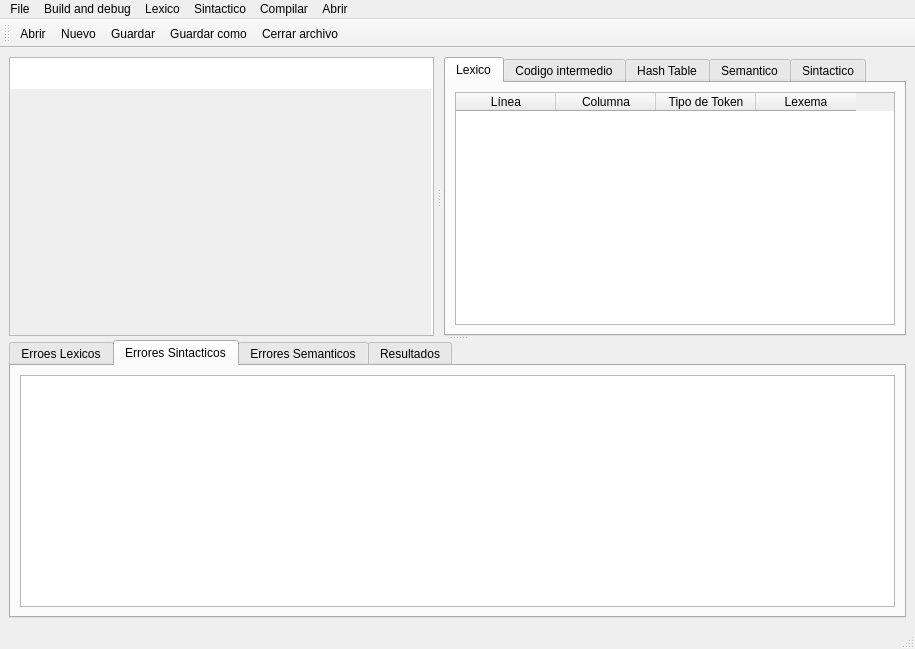
<?xml version="1.0" encoding="UTF-8"?>
<ui version="4.0">
 <class>MainWindow</class>
 <widget class="QMainWindow" name="MainWindow">
  <property name="geometry">
   <rect>
    <x>0</x>
    <y>0</y>
    <width>915</width>
    <height>649</height>
   </rect>
  </property>
  <property name="windowTitle">
   <string>MainWindow</string>
  </property>
  <property name="styleSheet">
   <string notr="true"/>
  </property>
  <widget class="QWidget" name="centralwidget">
   <layout class="QHBoxLayout" name="horizontalLayout">
    <item>
     <widget class="QSplitter" name="splitter_2">
      <property name="orientation">
       <enum>Qt::Vertical</enum>
      </property>
      <widget class="QSplitter" name="splitter">
       <property name="orientation">
        <enum>Qt::Horizontal</enum>
       </property>
       <property name="handleWidth">
        <number>10</number>
       </property>
       <widget class="QPlainTextEdit" name="codigotextoplano">
        <property name="font">
         <font>
          <family>Cascadia Code SemiBold</family>
          <pointsize>12</pointsize>
          <bold>false</bold>
         </font>
        </property>
        <property name="frameShadow">
         <enum>QFrame::Plain</enum>
        </property>
        <property name="lineWrapMode">
         <enum>QPlainTextEdit::NoWrap</enum>
        </property>
        <property name="backgroundVisible">
         <bool>true</bool>
        </property>
       </widget>
       <widget class="QTabWidget" name="LCHSS">
        <property name="currentIndex">
         <number>0</number>
        </property>
        <widget class="QWidget" name="lexico">
         <attribute name="title">
          <string>Lexico</string>
         </attribute>
         <layout class="QHBoxLayout" name="horizontalLayout_2">
          <item>
           <widget class="QTableWidget" name="tablaLexico">
            <column>
             <property name="text">
              <string>Línea</string>
             </property>
            </column>
            <column>
             <property name="text">
              <string>Columna</string>
             </property>
            </column>
            <column>
             <property name="text">
              <string>Tipo de Token</string>
             </property>
            </column>
            <column>
             <property name="text">
              <string>Lexema</string>
             </property>
            </column>
           </widget>
          </item>
         </layout>
        </widget>
        <widget class="QWidget" name="codigo_interm_2">
         <attribute name="title">
          <string>Codigo intermedio</string>
         </attribute>
        </widget>
        <widget class="QWidget" name="hash_table">
         <attribute name="title">
          <string>Hash Table</string>
         </attribute>
        </widget>
        <widget class="QWidget" name="semantico">
         <attribute name="title">
          <string>Semantico</string>
         </attribute>
        </widget>
        <widget class="QWidget" name="Sintactico">
         <attribute name="title">
          <string>Sintactico</string>
         </attribute>
        </widget>
       </widget>
      </widget>
      <widget class="QTabWidget" name="ResultadosErrores">
       <property name="tabPosition">
        <enum>QTabWidget::North</enum>
       </property>
       <property name="currentIndex">
        <number>1</number>
       </property>
       <widget class="QWidget" name="ErroresLexicos">
        <attribute name="title">
         <string>Erroes Lexicos</string>
        </attribute>
        <layout class="QVBoxLayout" name="verticalLayout">
         <item>
          <widget class="QTableWidget" name="tablaErroresLexicos">
           <property name="selectionBehavior">
            <enum>QAbstractItemView::SelectItems</enum>
           </property>
           <column>
            <property name="text">
             <string>Linea</string>
            </property>
           </column>
           <column>
            <property name="text">
             <string>Columna</string>
            </property>
           </column>
           <column>
            <property name="text">
             <string>Lexema</string>
            </property>
           </column>
          </widget>
         </item>
        </layout>
       </widget>
       <widget class="QWidget" name="ErroresSintacticos">
        <attribute name="title">
         <string>Errores Sintacticos</string>
        </attribute>
        <layout class="QHBoxLayout" name="horizontalLayout_3">
         <item>
          <widget class="QTableWidget" name="tablaErroresSintacticos"/>
         </item>
        </layout>
       </widget>
       <widget class="QWidget" name="widget">
        <property name="accessibleName">
         <string>jnjk</string>
        </property>
        <property name="accessibleDescription">
         <string>nbmbm</string>
        </property>
        <attribute name="title">
         <string>Errores Semanticos</string>
        </attribute>
       </widget>
       <widget class="QWidget" name="tab_6">
        <attribute name="title">
         <string>Resultados</string>
        </attribute>
       </widget>
      </widget>
     </widget>
    </item>
   </layout>
  </widget>
  <widget class="QMenuBar" name="menubar">
   <property name="geometry">
    <rect>
     <x>0</x>
     <y>0</y>
     <width>915</width>
     <height>22</height>
    </rect>
   </property>
   <widget class="QMenu" name="menuFile">
    <property name="title">
     <string>File</string>
    </property>
    <addaction name="actionOpen"/>
    <addaction name="actionGuardar"/>
    <addaction name="actionSalir"/>
    <addaction name="actionbvn"/>
    <addaction name="actionGuardar_como"/>
    <addaction name="actionCerrar_archivo_self"/>
   </widget>
   <widget class="QMenu" name="menuBuild_and_debug">
    <property name="title">
     <string>Build and debug</string>
    </property>
   </widget>
   <widget class="QMenu" name="menuLexico">
    <property name="title">
     <string>Lexico</string>
    </property>
   </widget>
   <widget class="QMenu" name="menuSintactico">
    <property name="title">
     <string>Sintactico</string>
    </property>
   </widget>
   <widget class="QMenu" name="menuCompilar">
    <property name="title">
     <string>Compilar</string>
    </property>
    <addaction name="actionAnalisis_lexico"/>
    <addaction name="actionAnalisis_sintactico"/>
    <addaction name="actionAnalisis_Semantico"/>
   </widget>
   <widget class="QMenu" name="menuAbrir">
    <property name="title">
     <string>Abrir</string>
    </property>
   </widget>
   <addaction name="menuFile"/>
   <addaction name="menuBuild_and_debug"/>
   <addaction name="menuLexico"/>
   <addaction name="menuSintactico"/>
   <addaction name="menuCompilar"/>
   <addaction name="menuAbrir"/>
  </widget>
  <widget class="QStatusBar" name="statusbar"/>
  <widget class="QToolBar" name="toolBar">
   <property name="windowTitle">
    <string>toolBar</string>
   </property>
   <attribute name="toolBarArea">
    <enum>TopToolBarArea</enum>
   </attribute>
   <attribute name="toolBarBreak">
    <bool>false</bool>
   </attribute>
   <addaction name="actionOpen"/>
   <addaction name="actionbvn"/>
   <addaction name="actionGuardar"/>
   <addaction name="actionGuardar_como"/>
   <addaction name="actionCerrar_archivo_self"/>
  </widget>
  <action name="actionOpen">
   <property name="icon">
    <iconset resource="recursos.qrc">
     <normaloff>:/ICONO/recursos/icono_Open.png</normaloff>:/ICONO/recursos/icono_Open.png</iconset>
   </property>
   <property name="text">
    <string>Abrir</string>
   </property>
   <property name="shortcut">
    <string>Ctrl+O</string>
   </property>
  </action>
  <action name="actionGuardar">
   <property name="icon">
    <iconset resource="recursos.qrc">
     <normaloff>:/ICONO/recursos/icono_savefile.png</normaloff>:/ICONO/recursos/icono_savefile.png</iconset>
   </property>
   <property name="text">
    <string>Guardar</string>
   </property>
   <property name="shortcut">
    <string>Ctrl+S</string>
   </property>
  </action>
  <action name="actionbvn">
   <property name="icon">
    <iconset resource="recursos.qrc">
     <normaloff>:/ICONO/recursos/icono_newfile.png</normaloff>:/ICONO/recursos/icono_newfile.png</iconset>
   </property>
   <property name="text">
    <string>Nuevo</string>
   </property>
   <property name="shortcut">
    <string>Ctrl+N</string>
   </property>
  </action>
  <action name="actionGuardar_como">
   <property name="icon">
    <iconset resource="recursos.qrc">
     <normaloff>:/ICONO/recursos/icono_saveAs.png</normaloff>:/ICONO/recursos/icono_saveAs.png</iconset>
   </property>
   <property name="text">
    <string>Guardar como</string>
   </property>
  </action>
  <action name="actionSalir">
   <property name="icon">
    <iconset resource="recursos.qrc">
     <normaloff>:/ICONO/recursos/icono_close.png</normaloff>:/ICONO/recursos/icono_close.png</iconset>
   </property>
   <property name="text">
    <string>Salir IDE</string>
   </property>
   <property name="toolTip">
    <string>Cerrar IDE</string>
   </property>
   <property name="shortcut">
    <string>Ctrl+Q</string>
   </property>
  </action>
  <action name="actionAnalisis_lexico">
   <property name="text">
    <string>Análisis Léxico</string>
   </property>
  </action>
  <action name="actionAnalisis_sintactico">
   <property name="text">
    <string>Analisis sintactico</string>
   </property>
  </action>
  <action name="actionAnalisis_Semantico">
   <property name="text">
    <string>Analisis Semantico</string>
   </property>
  </action>
  <action name="actionCerrar_archivo">
   <property name="text">
    <string>Cerrar archivo</string>
   </property>
  </action>
  <action name="actionCerrar_archivo_self">
   <property name="icon">
    <iconset resource="recursos.qrc">
     <normaloff>:/ICONO/recursos/close_file.png</normaloff>:/ICONO/recursos/close_file.png</iconset>
   </property>
   <property name="text">
    <string>Cerrar archivo</string>
   </property>
   <property name="menuRole">
    <enum>QAction::NoRole</enum>
   </property>
  </action>
 </widget>
 <resources>
  <include location="recursos.qrc"/>
 </resources>
 <connections/>
</ui>
